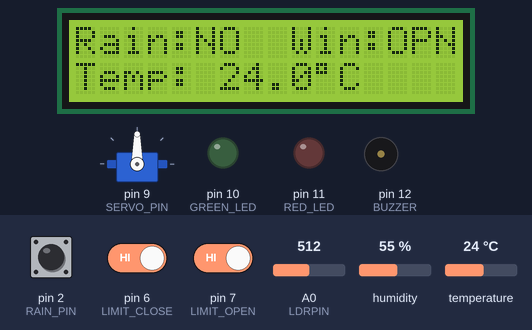
Bench run of a sketch on a simulated Arduino Uno, built with avr-gcc and run on an emulated ATmega328P. Shown: servo, 16×2 character LCD, output pins drawn as LEDs (lit = HIGH), buzzer (waves = sounding). Inputs (shaded band) come from the test bench; at power-on: pin 6 (LIMIT_CLOSE) HIGH, pin 7 (LIMIT_OPEN) HIGH, pin 2 (RAIN_PIN) HIGH, A0 (LDRPIN) = 512, humidity 55 %, temperature 24 °C. What the sketch prints to the serial monitor is not drawn.

Above: at 3.3 s.
3.4 s: pin 6 (LIMIT_CLOSE) driven LOW
At 5.8 s:
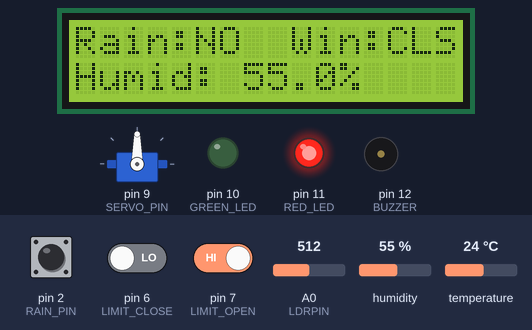
9.6 s: pin 7 (LIMIT_OPEN) driven LOW
At 10.8 s:
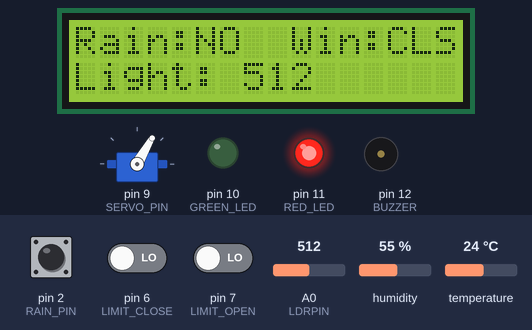
13.4 s: pin 7 (LIMIT_OPEN) driven HIGH
At 14.43 s:
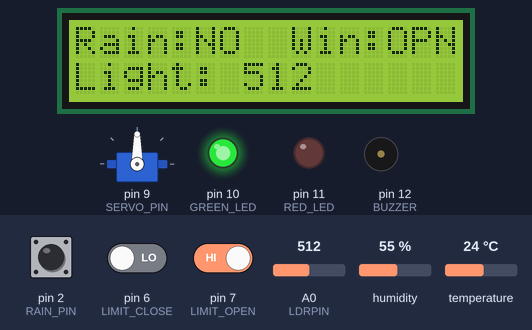
19.6 s: pin 2 (RAIN_PIN) pulled LOW for 1 s
At 26.7 s:
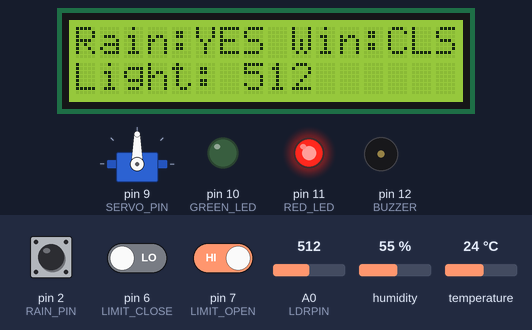
26.8 s: pin 2 (RAIN_PIN) pulled LOW for 0.65 s
At 29.1 s:
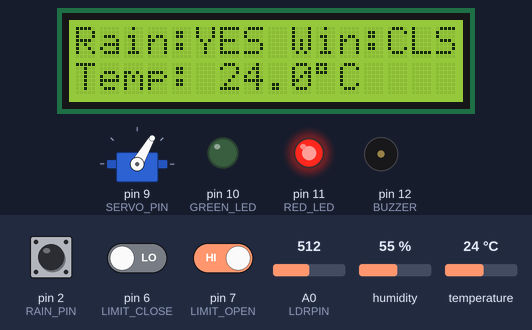
33.5 s: pin 2 (RAIN_PIN) pulled LOW for 3.2 s
At 42.2 s:
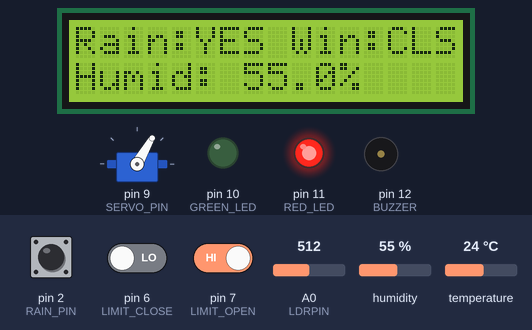
Timing chart, 0 to 43.9 s (numbered marks = the images above; inputs shaded):
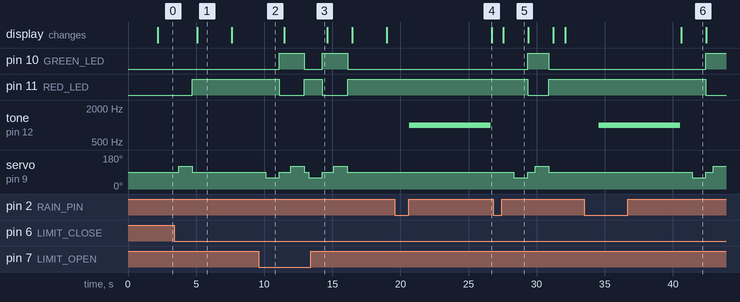

Measured:
- after the input at 3.4 s, pin 11 (RED_LED): LOW → HIGH after 1.3 s; servo on pin 9 (SERVO_PIN): 90° → 120° after 0.33 s, → 90° 1.0 s later; the display: changes after 1.7 s (image 1)
- after the input at 9.6 s, pin 10 (GREEN_LED): LOW → HIGH after 1.5 s, → LOW 1.9 s later; pin 11 (RED_LED): HIGH → LOW after 1.5 s, → HIGH 1.9 s later; servo on pin 9 (SERVO_PIN): 90° → 60° after 0.50 s, → 90° 1.0 s later, → 120° 0.86 s later, → 90° 1.0 s later, … (5 changes in this stretch)
- after the input at 13.4 s, pin 10 (GREEN_LED): goes on until 16.1 s, then stays LOW; pin 11 (RED_LED): goes on until 16.1 s, then stays HIGH; servo on pin 9 (SERVO_PIN): goes on until 16.1 s, then stays 90°
- after the input at 19.6 s, tone on pin 12 (BUZZER): silent → 1000 Hz after 1.0 s, → silent 6.0 s later; the display: changes after 7.1 s (image 4)
- after the input at 26.8 s, the display: changes after 0.73 s (image 5)
- after the input at 33.5 s, pin 10 (GREEN_LED): LOW → HIGH after 8.9 s; pin 11 (RED_LED): HIGH → LOW after 8.9 s; tone on pin 12 (BUZZER): silent → 1000 Hz after 1.1 s, → silent 6.0 s later; servo on pin 9 (SERVO_PIN): 90° → 60° after 7.9 s, → 90° 1.0 s later, → 120° 0.54 s later; the display: changes after 7.1 s (image 6)
- what the display in image 1 shows lasts 2.5 s, from 5.1 s to 7.6 s

The sketch:

smart_window_code.ino
```cpp
/*
 * Smart Rain Detection and Automatic Window-Closer Robot
 * =========================================================
 * CSE461 — Introduction to Robotics
 * BRAC University | Section 2, Group 8
 *
 * Team Members:
 *   Rudra Joyti Maitra Soham  (22301056)
 *   Sadar Ahmed               (22301716)
 *   Md. Tanvirul Islam Rifat  (22101311)
 *   Rahmin Raieef             (24341221)
 *
 * Instructor: Md. Khalilur Rahman, PhD
 *
 * Description:
 *   An autonomous window actuation system that monitors real-time
 *   meteorological data (rain, temperature, humidity, light) using
 *   multi-sensor fusion and automatically closes the window upon
 *   rain detection via a servo motor. Includes manual override via
 *   limit switches and real-time status display on a 16x2 I2C LCD.
 *
 * Hardware:
 *   - Arduino Uno R3
 *   - Rain Sensor Module
 *   - DHT11 Temperature & Humidity Sensor
 *   - LDR (Light Dependent Resistor) with 10kΩ resistor
 *   - SG90 360-degree Servo Motor
 *   - 16x2 I2C LCD (address 0x27)
 *   - Active Buzzer Module
 *   - Green LED + Red LED
 *   - 2x Micro Limit Switches
 *   - 6xAA Battery Holder (NiMH batteries)
 *   - Solderless Breadboard + Jumper Wires
 *
 * Version: v2.0 (Final — servo directions corrected)
 */

#include <Servo.h>
#include <DHT.h>
#include <Wire.h>
#include <LiquidCrystal_I2C.h>

// ================= PIN DEFINITIONS =================
#define SERVO_PIN    9
#define RAIN_PIN     2
#define GREEN_LED   10
#define RED_LED     11
#define BUZZER      12
#define DHTPIN       3
#define LDRPIN      A0
#define LIMIT_CLOSE  6   // Limit switch — force CLOSE window
#define LIMIT_OPEN   7   // Limit switch — force OPEN window

// ================= CONSTANTS =================
const int ROTATE_TIME    = 1000;  // ms — tune experimentally for ~90° travel
const int OPEN_POSITION  = 90;    // Logical: servo position representing OPEN
const int CLOSED_POSITION = 0;    // Logical: servo position representing CLOSED

// ================= OBJECTS =================
Servo windowServo;
DHT dht(DHTPIN, DHT11);
LiquidCrystal_I2C lcd(0x27, 16, 2);  // 16x2 LCD at I2C address 0x27

// ================= STATE VARIABLES =================
bool lastRainState   = false;
int  currentServoPos = OPEN_POSITION;  // Assume window starts open
int  displayMode     = 0;              // Cycles: 0=Temp, 1=Humidity, 2=Light


// =====================================================
// SERVO CONTROL
// =====================================================

void closeWindow() {
  if (currentServoPos <= CLOSED_POSITION) {
    Serial.println("[SERVO] Window already CLOSED — no movement.");
    return;
  }
  Serial.print("[SERVO] Closing from position: ");
  Serial.println(currentServoPos);

  windowServo.write(120);     // Rotate CW
  delay(ROTATE_TIME);         // Travel ~90°
  windowServo.write(90);      // Stop

  currentServoPos = CLOSED_POSITION;
  Serial.println("[SERVO] Window CLOSED.");
}

void openWindow() {
  if (currentServoPos >= OPEN_POSITION) {
    Serial.println("[SERVO] Window already OPEN — no movement.");
    return;
  }
  Serial.print("[SERVO] Opening from position: ");
  Serial.println(currentServoPos);

  windowServo.write(60);      // Rotate CCW
  delay(ROTATE_TIME);         // Travel ~90°
  windowServo.write(90);      // Stop

  currentServoPos = OPEN_POSITION;
  Serial.println("[SERVO] Window OPEN.");
}


// =====================================================
// SETUP
// =====================================================

void setup() {
  pinMode(RAIN_PIN,    INPUT_PULLUP);
  pinMode(LIMIT_CLOSE, INPUT_PULLUP);
  pinMode(LIMIT_OPEN,  INPUT_PULLUP);
  pinMode(GREEN_LED,   OUTPUT);
  pinMode(RED_LED,     OUTPUT);
  pinMode(BUZZER,      OUTPUT);

  windowServo.attach(SERVO_PIN);
  windowServo.write(90);  // Stop signal on startup

  dht.begin();

  // LCD startup splash
  lcd.begin(16, 2);
  lcd.backlight();
  lcd.clear();
  lcd.setCursor(0, 0); lcd.print(" Smart Window");
  lcd.setCursor(0, 1); lcd.print(" Initializing...");
  delay(2000);
  lcd.clear();

  Serial.begin(9600);
  Serial.println("=== Smart Rain Detection Window v2.0 ===");
  Serial.println("Servo: 0=CLOSED, 90=OPEN");
}


// =====================================================
// MAIN LOOP
// =====================================================

void loop() {
  bool rainDetected    = (digitalRead(RAIN_PIN)    == LOW);
  bool closePressed    = (digitalRead(LIMIT_CLOSE) == LOW);
  bool openPressed     = (digitalRead(LIMIT_OPEN)  == LOW);

  // ── Manual Override (Limit Switches) ──────────────
  if (closePressed) {
    closeWindow();
    digitalWrite(RED_LED,   HIGH);
    digitalWrite(GREEN_LED, LOW);
    delay(300);  // Debounce
  }

  if (openPressed) {
    openWindow();
    digitalWrite(GREEN_LED, HIGH);
    digitalWrite(RED_LED,   LOW);
    noTone(BUZZER);
    delay(300);  // Debounce
  }

  // ── Automatic Rain Detection ───────────────────────
  if (rainDetected != lastRainState) {
    if (rainDetected) {
      closeWindow();
      digitalWrite(RED_LED,   HIGH);
      digitalWrite(GREEN_LED, LOW);
      tone(BUZZER, 1000);  // Alert tone at 1kHz
      delay(6000);
      noTone(BUZZER);
    } else {
      openWindow();
      digitalWrite(GREEN_LED, HIGH);
      digitalWrite(RED_LED,   LOW);
      noTone(BUZZER);
    }
    lastRainState = rainDetected;
  }

  // ── Read Sensors ───────────────────────────────────
  float temp  = dht.readTemperature();
  float hum   = dht.readHumidity();
  int   light = analogRead(LDRPIN);

  // ── Update LCD ─────────────────────────────────────
  lcd.clear();

  // Row 0: Rain status + Window state
  lcd.setCursor(0, 0);
  lcd.print("Rain:");
  lcd.print(rainDetected ? "YES" : "NO ");
  lcd.print(" Win:");
  lcd.print(currentServoPos == CLOSED_POSITION ? "CLS" : "OPN");

  // Row 1: Rotating sensor data (Temp / Humidity / Light)
  lcd.setCursor(0, 1);
  if (displayMode == 0) {
    lcd.print("Temp: ");
    if (isnan(temp)) { lcd.print("--.-"); }
    else { lcd.print(temp, 1); lcd.print((char)223); lcd.print("C  "); }
  } else if (displayMode == 1) {
    lcd.print("Humid: ");
    if (isnan(hum)) { lcd.print("--.-"); }
    else { lcd.print(hum, 1); lcd.print("%   "); }
  } else {
    lcd.print("Light: ");
    lcd.print(light);
    lcd.print("      ");
  }

  // Rotate display mode every 3 seconds
  static unsigned long lastModeChange = 0;
  if (millis() - lastModeChange > 3000) {
    displayMode = (displayMode + 1) % 3;
    lastModeChange = millis();
  }

  // ── Serial Monitor Output ──────────────────────────
  Serial.print("Rain:");  Serial.print(rainDetected ? "YES" : "NO");
  Serial.print(" | Light:"); Serial.print(light);
  Serial.print(" | Temp:");  Serial.print(temp);   Serial.print("C");
  Serial.print(" | Hum:");   Serial.print(hum);    Serial.print("%");
  Serial.print(" | Window:"); Serial.println(currentServoPos == CLOSED_POSITION ? "CLOSED" : "OPEN");

  delay(500);  // Poll every 500ms
}
```
